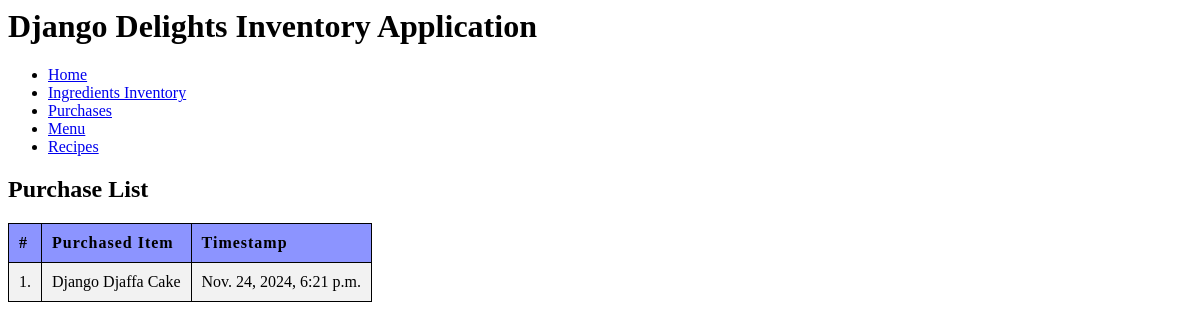
Screenshot of /purchase/list with the database file from the repository.
### delights/models.py (models this page shows)
class Purchase(models.Model):
    menu_item = models.ForeignKey(MenuItem,on_delete=models.CASCADE)
    timestamp = models.DateTimeField(default=datetime.now)

class MenuItem(models.Model):
    title = models.CharField(max_length=150)
    price = models.FloatField()
    class Meta:
        verbose_name_plural = 'Menu Items'
        ordering = ["title"]

### delights/views.py (the view)
# urls.py: path('purchase/list', views.getPurchaseList.as_view(), name="purchase_list"),
class getPurchaseList(ListView):
    model = Purchase
    template_name = "delights/PurchaseList.html"

### delights/templates/delights/PurchaseList.html
{% extends "delights/base.html" %}
{% load static %}
{% block head %}
    <link rel="stylesheet" href="{% static 'delights/base.css' %}">
{% endblock %}
{% block content %}
    <h2>Purchase List</h2>
    <div>
         <table>
            <tr>
                <th>#</th>
                <th>Purchased Item</th>
                <th>Timestamp</th>
            </tr>
            {% for purchase in purchase_list %}
            <tr>
                <td>{{ purchase.id }}.</td>
                <td>{{ purchase.menu_item.title }}</td>
                <td>{{ purchase.timestamp }}</td>
            </tr>
            {% endfor %}
        </table>
    </div>
{% endblock %}

### delights/static/delights/base.css (style rules this page uses)
table { border: 1px solid; border-collapse: collapse; }
th, td { border: 1px solid; border-collapse: collapse; padding: 10px; }
th { background-color: #8c94ff; font-size: 16px; letter-spacing: 1px; text-align: left; }
tr:nth-child(even) { background-color: #f2f2f2; }

### rows the page displays
Purchase: id "1", menu_item "Django Djaffa Cake", timestamp "Nov. 24, 2024, 6:21 p.m."
